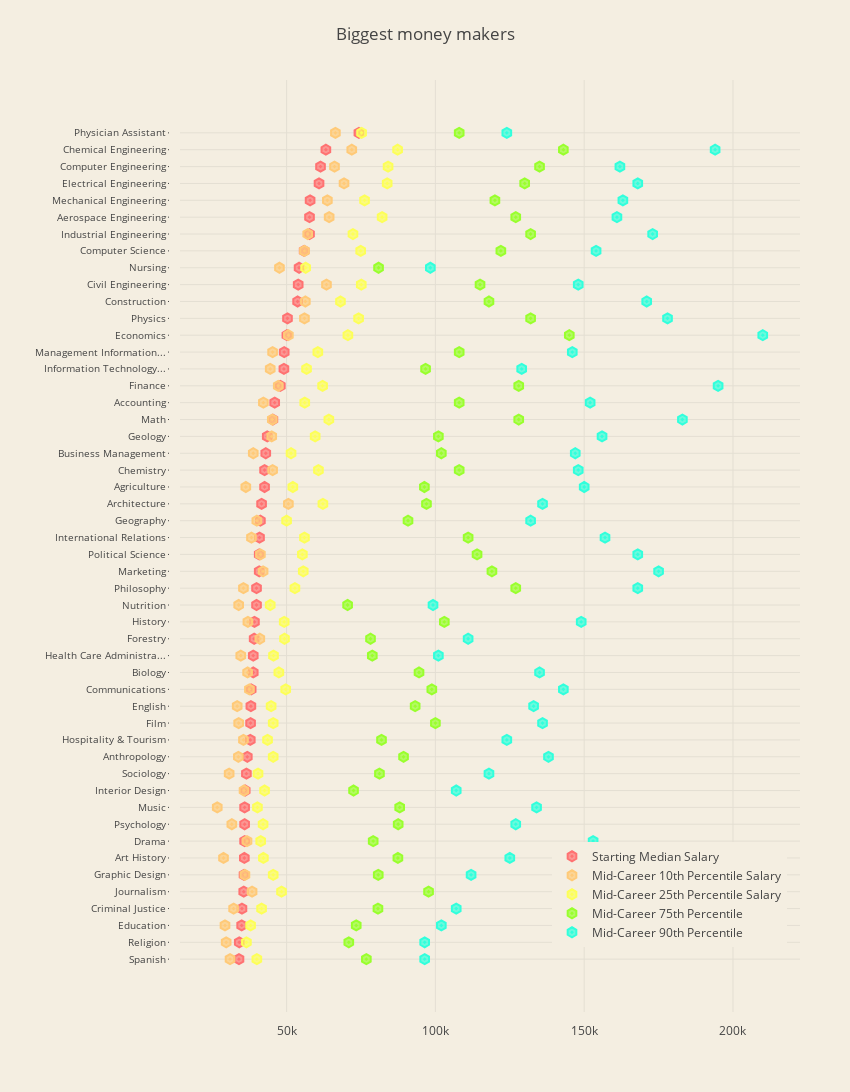

Notebook code cell kept with this figure:
### Code cell
visualize_salaries_increase_detail(Degree_df)

### Figure 1 — Plotly figure (JSON) as saved in the notebook; plotly's stock layout.template omitted (floating-point values rounded to 4 significant figures)
{"data": [{"marker": {"color": "rgba(255, 114, 114, 0.7)", "line": {"color": "rgba(255, 114, 114, 1.0)", "width": 2}, "size": 10, "symbol": "hexagon-dot"}, "mode": "markers", "name": "Starting Median Salary", "type": "scatter", "uid": "77ea74ea-182d-4350-9d2f-0a713dcaf9e4", "x": [34000, 34100, 34900, 35000, 35600, 35700, 35800, 35900, 35900, 35900, 36100, 36500, 36800, 37800, 37900, 38000, 38100, 38800, 38800, 39100, 39200, 39900, 39900, 40800, 40800, 40900, 41200, 41600, 42600, 42600, 43000, 43500, 45400, 46000, 47900, 49100, 49200, 50100, 50300, 53700, 53900, 54200, 55900, 57700, 57700, 57900, 60900, 61400, 63200, 74300], "y": ["Spanish", "Religion", "Education", "Criminal Justice", "Journalism", "Graphic Design", "Art History", "Drama", "Psychology", "Music", "Interior Design", "Sociology", "Anthropology", "Hospitality & Tourism", "Film", "English", "Communications", "Biology", "Health Care Administra...", "Forestry", "History", "Nutrition", "Philosophy", "Marketing", "Political Science", "International Relations", "Geography", "Architecture", "Agriculture", "Chemistry", "Business Management", "Geology", "Math", "Accounting", "Finance", "Information Technology...", "Management Information...", "Economics", "Physics", "Construction", "Civil Engineering", "Nursing", "Computer Science", "Industrial Engineering", "Aerospace Engineering", "Mechanical Engineering", "Electrical Engineering", "Computer Engineering", "Chemical Engineering", "Physician Assistant"]}, {"marker": {"color": "rgba(255, 202, 120, 0.7)", "line": {"color": "rgba(255, 202, 120, 1.0)", "width": 2}, "size": 10, "symbol": "hexagon-dot"}, "mode": "markers", "name": "Mid-Career 10th Percentile Salary", "type": "scatter", "uid": "b640cb1b-33d0-4b39-96e2-310df69538e5", "x": [31000, 29700, 29300, 32200, 38400, 36000, 28800, 36700, 31600, 26700, 35700, 30700, 33800, 35500, 33900, 33400, 37500, 36900, 34600, 41000, 37000, 33900, 35500, 42100, 41200, 38200, 40000, 50600, 36300, 45300, 38800, 45000, 45200, 42200, 47200, 44500, 45300, 50600, 56000, 56300, 63400, 47600, 56000, 57100, 64300, 63700, 69300, 66100, 71900, 66400], "y": ["Spanish", "Religion", "Education", "Criminal Justice", "Journalism", "Graphic Design", "Art History", "Drama", "Psychology", "Music", "Interior Design", "Sociology", "Anthropology", "Hospitality & Tourism", "Film", "English", "Communications", "Biology", "Health Care Administra...", "Forestry", "History", "Nutrition", "Philosophy", "Marketing", "Political Science", "International Relations", "Geography", "Architecture", "Agriculture", "Chemistry", "Business Management", "Geology", "Math", "Accounting", "Finance", "Information Technology...", "Management Information...", "Economics", "Physics", "Construction", "Civil Engineering", "Nursing", "Computer Science", "Industrial Engineering", "Aerospace Engineering", "Mechanical Engineering", "Electrical Engineering", "Computer Engineering", "Chemical Engineering", "Physician Assistant"]}, {"marker": {"color": "rgba(253, 255, 88, 0.7)", "line": {"color": "rgba(253, 255, 88, 1.0)", "width": 2}, "size": 10, "symbol": "hexagon-dot"}, "mode": "markers", "name": "Mid-Career 25th Percentile Salary", "type": "scatter", "uid": "5fadcf61-6194-4fa0-865a-bcf094c43d17", "x": [40000, 36500, 37900, 41600, 48300, 45500, 42200, 41300, 42100, 40200, 42600, 40400, 45500, 43600, 45500, 44800, 49700, 47400, 45600, 49300, 49200, 44500, 52800, 55600, 55300, 56000, 50000, 62200, 52100, 60700, 51500, 59600, 64200, 56100, 62100, 56700, 60500, 70600, 74200, 68100, 75100, 56400, 74900, 72300, 82100, 76200, 83800, 84100, 87300, 75200], "y": ["Spanish", "Religion", "Education", "Criminal Justice", "Journalism", "Graphic Design", "Art History", "Drama", "Psychology", "Music", "Interior Design", "Sociology", "Anthropology", "Hospitality & Tourism", "Film", "English", "Communications", "Biology", "Health Care Administra...", "Forestry", "History", "Nutrition", "Philosophy", "Marketing", "Political Science", "International Relations", "Geography", "Architecture", "Agriculture", "Chemistry", "Business Management", "Geology", "Math", "Accounting", "Finance", "Information Technology...", "Management Information...", "Economics", "Physics", "Construction", "Civil Engineering", "Nursing", "Computer Science", "Industrial Engineering", "Aerospace Engineering", "Mechanical Engineering", "Electrical Engineering", "Computer Engineering", "Chemical Engineering", "Physician Assistant"]}, {"marker": {"color": "rgba(153, 255, 45, 0.7)", "line": {"color": "rgba(153, 255, 45, 1.0)", "width": 2}, "size": 10, "symbol": "hexagon-dot"}, "mode": "markers", "name": "Mid-Career 75th Percentile", "type": "scatter", "uid": "e00f93be-a3d8-4ef4-b6ce-c95baa10fc38", "x": [76800, 70900, 73400, 80700, 97700, 80800, 87400, 79100, 87500, 88000, 72500, 81200, 89300, 81900, 100000, 93200, 98800, 94500, 78800, 78200, 103000, 70500, 127000, 119000, 114000, 111000, 90800, 97000, 96300, 108000, 102000, 101000, 128000, 108000, 128000, 96700, 108000, 145000, 132000, 118000, 115000, 80900, 122000, 132000, 127000, 120000, 130000, 135000, 143000, 108000], "y": ["Spanish", "Religion", "Education", "Criminal Justice", "Journalism", "Graphic Design", "Art History", "Drama", "Psychology", "Music", "Interior Design", "Sociology", "Anthropology", "Hospitality & Tourism", "Film", "English", "Communications", "Biology", "Health Care Administra...", "Forestry", "History", "Nutrition", "Philosophy", "Marketing", "Political Science", "International Relations", "Geography", "Architecture", "Agriculture", "Chemistry", "Business Management", "Geology", "Math", "Accounting", "Finance", "Information Technology...", "Management Information...", "Economics", "Physics", "Construction", "Civil Engineering", "Nursing", "Computer Science", "Industrial Engineering", "Aerospace Engineering", "Mechanical Engineering", "Electrical Engineering", "Computer Engineering", "Chemical Engineering", "Physician Assistant"]}, {"marker": {"color": "rgba(49, 255, 220, 0.7)", "line": {"color": "rgba(49, 255, 220, 1.0)", "width": 2}, "size": 10, "symbol": "hexagon-dot"}, "mode": "markers", "name": "Mid-Career 90th Percentile", "type": "scatter", "uid": "cf1161a7-2a10-4584-95b7-37c028810601", "x": [96400, 96400, 102000, 107000, 145000, 112000, 125000, 153000, 127000, 134000, 107000, 118000, 138000, 124000, 136000, 133000, 143000, 135000, 101000, 111000, 149000, 99200, 168000, 175000, 168000, 157000, 132000, 136000, 150000, 148000, 147000, 156000, 183000, 152000, 195000, 129000, 146000, 210000, 178000, 171000, 148000, 98300, 154000, 173000, 161000, 163000, 168000, 162000, 194000, 124000], "y": ["Spanish", "Religion", "Education", "Criminal Justice", "Journalism", "Graphic Design", "Art History", "Drama", "Psychology", "Music", "Interior Design", "Sociology", "Anthropology", "Hospitality & Tourism", "Film", "English", "Communications", "Biology", "Health Care Administra...", "Forestry", "History", "Nutrition", "Philosophy", "Marketing", "Political Science", "International Relations", "Geography", "Architecture", "Agriculture", "Chemistry", "Business Management", "Geology", "Math", "Accounting", "Finance", "Information Technology...", "Management Information...", "Economics", "Physics", "Construction", "Civil Engineering", "Nursing", "Computer Science", "Industrial Engineering", "Aerospace Engineering", "Mechanical Engineering", "Electrical Engineering", "Computer Engineering", "Chemical Engineering", "Physician Assistant"]}], "layout": {"height": 1200, "legend": {"x": 0.6, "y": 0.07}, "margin": {"b": 80, "l": 180, "pad": 10, "r": 50, "t": 80}, "paper_bgcolor": "rgb(244, 238, 225)", "plot_bgcolor": "rgb(244, 238, 225)", "title": "Biggest money makers", "width": 850, "yaxis": {"anchor": "x", "rangemode": "tozero", "tickfont": {"size": 10}, "ticklen": 1}}}
